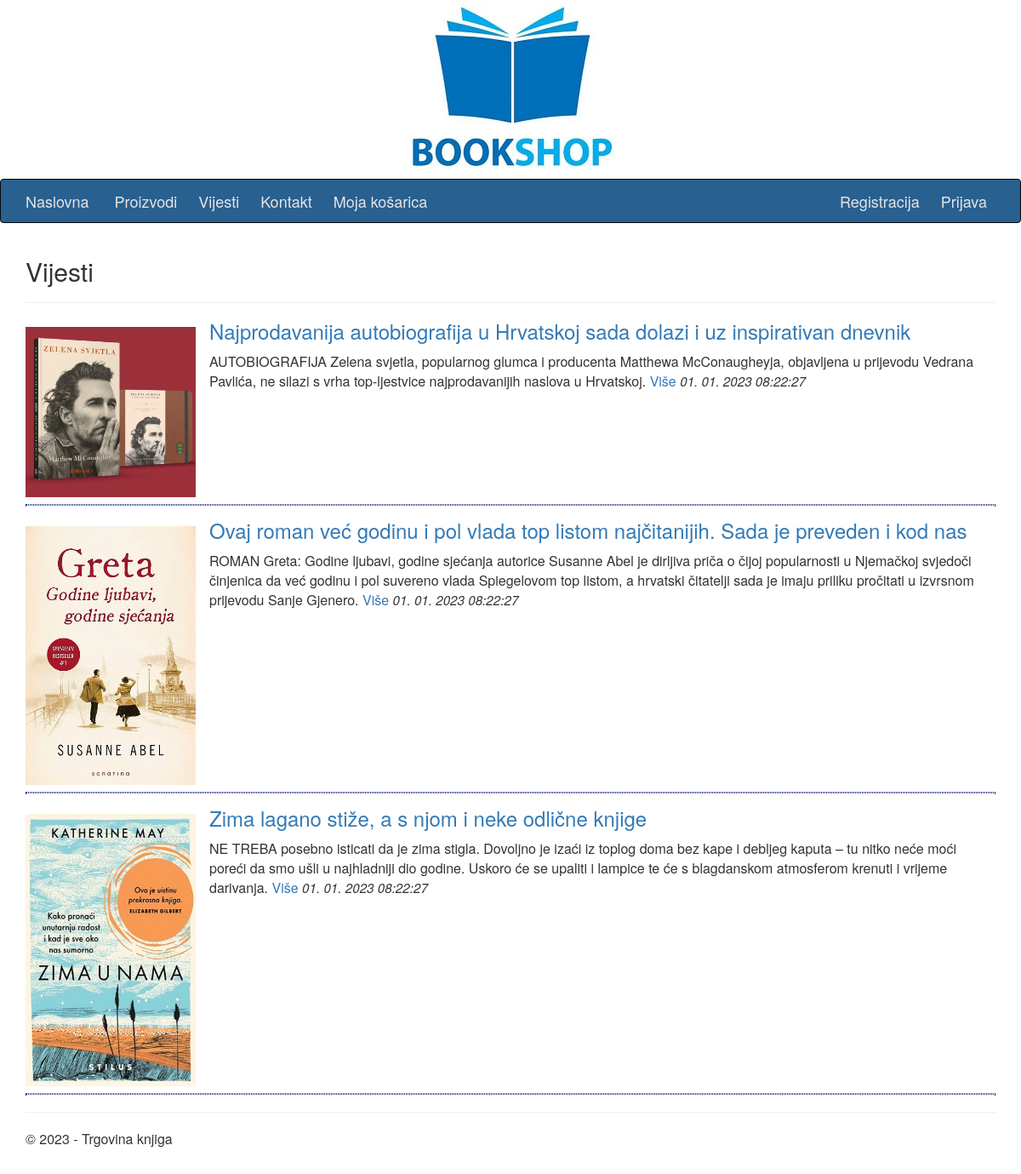
The page /index.php?pg=3 on the database its author committed.
### tables this page shows
CREATE TABLE news (
  id int NOT NULL AUTO_INCREMENT,
  title varchar(255) NOT NULL,
  summary varchar(1000) NOT NULL,
  description text NOT NULL,
  img varchar(255),
  active enum('Y','N') NOT NULL,
  creator_id int,
  created_at DATETIME NOT NULL DEFAULT CURRENT_TIMESTAMP,
  updated_at DATETIME NOT NULL DEFAULT CURRENT_TIMESTAMP ON UPDATE CURRENT_TIMESTAMP,
  
  FOREIGN KEY (creator_id)
  REFERENCES users(id)
  ON DELETE SET NULL,
  
  PRIMARY KEY (id)
);

### vijesti.php (the view, shortened to what this page needs)
<?php
$act = 1;
$h2title = $title;
?>
<h2><?php print $h2title ?></h2>
<hr />
<div>
<?php
if ($act == 1)
{
$query  = "SELECT * FROM news";
$query .= " WHERE active='Y'";
$query .= " ORDER BY created_at DESC";
$result = @mysqli_query($MySQL, $query);
while($row = @mysqli_fetch_array($result)) {
$news_id = $row['id'];
$news_img = $row['img'];
$news_title = $row['title'];
$news_summary = $row['summary'];
$news_url = "index.php?pg={$pg}&act=2&id={$news_id}";
$news_date = DateTime::createFromFormat('Y-m-d H:i:s', $row['created_at']);
$news_created_at = $news_date->format('d. m. Y H:i:s');
?>
	<div class="vijest">
		<div class="img">
			<img src="vijesti/<?php print $news_img ?>" alt="" title="">
		</div>
		<div class="txt">
			<h2><a href="<?php print $news_url ?>"><?php print $news_title ?></a></h2>
			<?php print $news_summary ?> <a href="<?php print $news_url ?>">Više</a>
			<time><?php print $news_created_at ?></time>
		</div>
		<hr>
	</div>
<?php
}
}
?>
</div>

### css/Site.css (style rules this page uses)
.vijest div.img { width: 200px; float: left; padding: 0.5em 0; margin: 0 1em 0 0; }
.vijest div img { width: 100%; }
.vijest time { font-size: 95%; font-style: italic; }
.vijest h2 { margin: 0.5em 0; font-size: 1.5em; color: #27318b; }
.vijest hr { margin: 1em 0; border: 1px dotted #27318b; clear: both; }

### rows shown on the page
news: img (picture), title "Najprodavanija autobiografija u Hrvatskoj sada dolazi i uz inspirativan dnevnik", summary "AUTOBIOGRAFIJA Zelena svjetla, popularnog glumca i producenta Matthewa McConaugheyja, objavljena u prijevodu Vedrana Pavlića, ne silazi s vrha top-ljestvice najprodavanijih naslova u Hrvatskoj.", created_at "01. 01. 2023 08:22:27"
news: img (picture), title "Ovaj roman već godinu i pol vlada top listom najčitanijih. Sada je preveden i kod nas", summary "ROMAN Greta: Godine ljubavi, godine sjećanja autorice Susanne Abel je dirljiva priča o čijoj popularnosti u Njemačkoj svjedoči činjenica da već godinu i pol suvereno vlada Spiegelovom top listom, a hrvatski čitatelji sada je imaju priliku pročitati u izvrsnom prijevodu Sanje Gjenero.", created_at "01. 01. 2023 08:22:27"
news: img (picture), title "Zima lagano stiže, a s njom i neke odlične knjige", summary "NE TREBA posebno isticati da je zima stigla. Dovoljno je izaći iz toplog doma bez kape i debljeg kaputa – tu nitko neće moći poreći da smo ušli u najhladniji dio godine. Uskoro će se upaliti i lampice te će s blagdanskom atmosferom krenuti i vrijeme darivanja.", created_at "01. 01. 2023 08:22:27"

### other values the page prints
$h2title "Vijesti"
